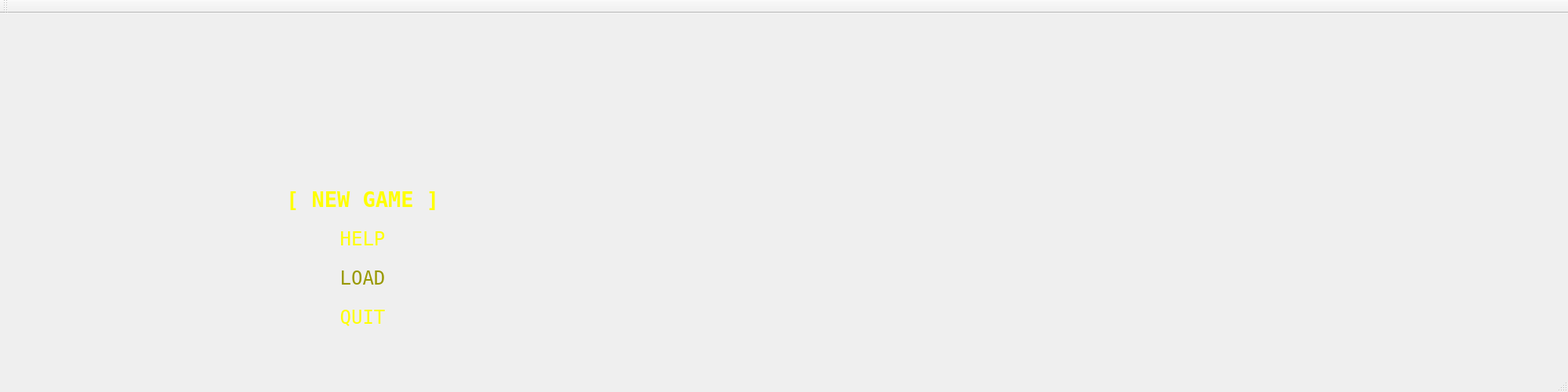
<?xml version="1.0" encoding="UTF-8"?>
<ui version="4.0">
 <class>MainWindow</class>
 <widget class="QMainWindow" name="MainWindow">
  <property name="geometry">
   <rect>
    <x>0</x>
    <y>0</y>
    <width>2000</width>
    <height>500</height>
   </rect>
  </property>
  <property name="sizePolicy">
   <sizepolicy hsizetype="Fixed" vsizetype="Fixed">
    <horstretch>0</horstretch>
    <verstretch>0</verstretch>
   </sizepolicy>
  </property>
  <property name="windowTitle">
   <string>Dungeon</string>
  </property>
  <widget class="QWidget" name="centralWidget">
   <widget class="QLabel" name="Logo">
    <property name="geometry">
     <rect>
      <x>260</x>
      <y>30</y>
      <width>400</width>
      <height>200</height>
     </rect>
    </property>
    <property name="text">
     <string/>
    </property>
    <property name="pixmap">
     <pixmap resource="Map.qrc">:/Logo.png</pixmap>
    </property>
    <property name="scaledContents">
     <bool>true</bool>
    </property>
   </widget>
   <widget class="QPushButton" name="pushButton">
    <property name="geometry">
     <rect>
      <x>350</x>
      <y>200</y>
      <width>225</width>
      <height>75</height>
     </rect>
    </property>
    <property name="font">
     <font>
      <family>Terminal</family>
      <pointsize>20</pointsize>
      <weight>75</weight>
      <bold>true</bold>
     </font>
    </property>
    <property name="styleSheet">
     <string notr="true">color: yellow;</string>
    </property>
    <property name="text">
     <string>[ NEW GAME ]</string>
    </property>
    <property name="default">
     <bool>false</bool>
    </property>
    <property name="flat">
     <bool>true</bool>
    </property>
   </widget>
   <widget class="QPushButton" name="pushButton_2">
    <property name="enabled">
     <bool>true</bool>
    </property>
    <property name="geometry">
     <rect>
      <x>350</x>
      <y>350</y>
      <width>225</width>
      <height>75</height>
     </rect>
    </property>
    <property name="font">
     <font>
      <family>Terminal</family>
      <pointsize>18</pointsize>
     </font>
    </property>
    <property name="styleSheet">
     <string notr="true">color: yellow;</string>
    </property>
    <property name="text">
     <string>QUIT</string>
    </property>
    <property name="flat">
     <bool>true</bool>
    </property>
   </widget>
   <widget class="QPushButton" name="pushButton_3">
    <property name="geometry">
     <rect>
      <x>350</x>
      <y>250</y>
      <width>225</width>
      <height>75</height>
     </rect>
    </property>
    <property name="font">
     <font>
      <family>Terminal</family>
      <pointsize>18</pointsize>
     </font>
    </property>
    <property name="styleSheet">
     <string notr="true">color: yellow;</string>
    </property>
    <property name="text">
     <string>HELP</string>
    </property>
    <property name="flat">
     <bool>true</bool>
    </property>
   </widget>
   <widget class="QPushButton" name="pushButton_4">
    <property name="enabled">
     <bool>false</bool>
    </property>
    <property name="geometry">
     <rect>
      <x>350</x>
      <y>300</y>
      <width>225</width>
      <height>75</height>
     </rect>
    </property>
    <property name="sizePolicy">
     <sizepolicy hsizetype="Fixed" vsizetype="Fixed">
      <horstretch>0</horstretch>
      <verstretch>0</verstretch>
     </sizepolicy>
    </property>
    <property name="font">
     <font>
      <family>Terminal</family>
      <pointsize>18</pointsize>
     </font>
    </property>
    <property name="styleSheet">
     <string notr="true">color: #999900;</string>
    </property>
    <property name="text">
     <string>LOAD</string>
    </property>
    <property name="flat">
     <bool>true</bool>
    </property>
   </widget>
  </widget>
  <widget class="QMenuBar" name="menuBar">
   <property name="geometry">
    <rect>
     <x>0</x>
     <y>0</y>
     <width>2000</width>
     <height>21</height>
    </rect>
   </property>
  </widget>
  <widget class="QToolBar" name="mainToolBar">
   <attribute name="toolBarArea">
    <enum>TopToolBarArea</enum>
   </attribute>
   <attribute name="toolBarBreak">
    <bool>false</bool>
   </attribute>
  </widget>
  <widget class="QStatusBar" name="statusBar"/>
 </widget>
 <layoutdefault spacing="6" margin="11"/>
 <resources>
  <include location="Map.qrc"/>
 </resources>
 <connections/>
</ui>
